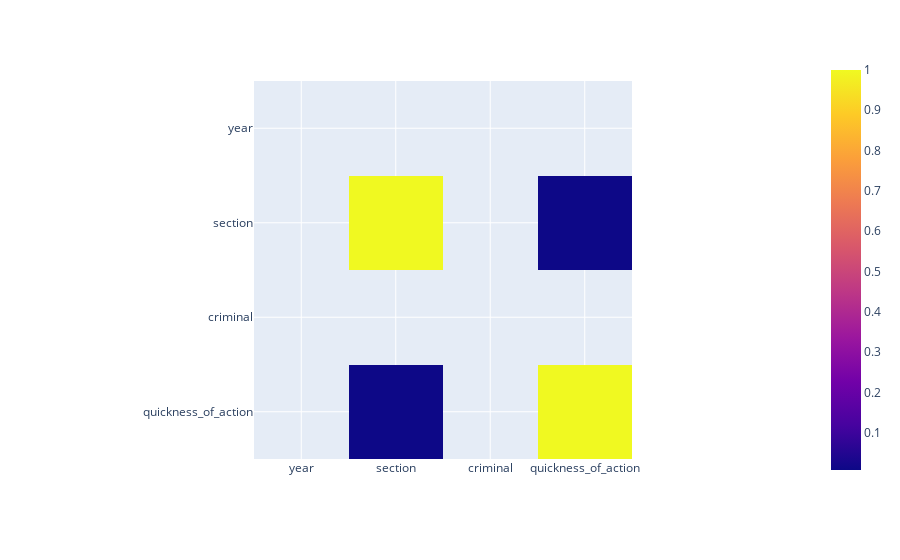

Notebook code for this chart:
### Markdown cell above
Let's plot the correlation matrix before replacing labels with their string values.

### Code cell
px.imshow(df.corr())

### Figure 1 — Plotly figure (JSON) as saved in the notebook; plotly's stock layout.template omitted (floating-point values rounded to 4 significant figures)
{"data": [{"coloraxis": "coloraxis", "name": "0", "x": ["year", "section", "criminal", "quickness_of_action"], "y": ["year", "section", "criminal", "quickness_of_action"], "z": [[null, null, null, null], [null, 1, null, 0.007309], [null, null, null, null], [null, 0.007309, null, 1]], "type": "heatmap", "xaxis": "x", "yaxis": "y", "hovertemplate": "x: %{x}<br>y: %{y}<br>color: %{z}<extra></extra>"}], "layout": {"xaxis": {"anchor": "y", "domain": [0.2397, 0.7603], "scaleanchor": "y", "constrain": "domain", "type": "category", "range": [-0.5, 3.5], "autorange": true}, "yaxis": {"anchor": "x", "domain": [1.11e-16, 1.0], "autorange": true, "constrain": "domain", "type": "category", "range": [3.5, -0.5]}, "coloraxis": {"colorscale": [[0, "#0d0887"], [0.1111, "#46039f"], [0.2222, "#7201a8"], [0.3333, "#9c179e"], [0.4444, "#bd3786"], [0.5556, "#d8576b"], [0.6667, "#ed7953"], [0.7778, "#fb9f3a"], [0.8889, "#fdca26"], [1, "#f0f921"]]}, "margin": {"t": 60}, "autosize": true}}
